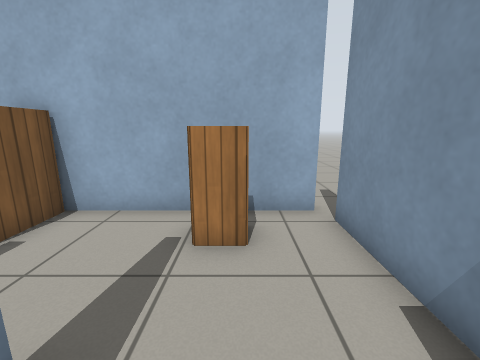
View 1 (above)

20 first-person views from a walk through a world built for the Gazebo simulator. The camera is 1 m above the floor, tilts 12° down and sees 90° across. The lines on the ground mark 1 m squares. The floor is counted in squares, 0.5 m on a side. Each view is taken from the middle of a square. On the plan, view 1 faces up. The plan holds only what a view shows up to about 15 squares ahead; the rest is blank. The place goes on beyond the plan. Gazebo's built-in surfaces are drawn with simple patterns.

View 2
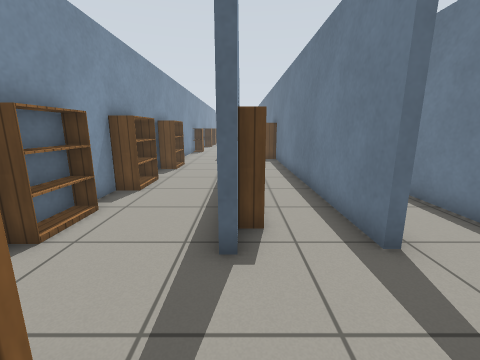

View 3
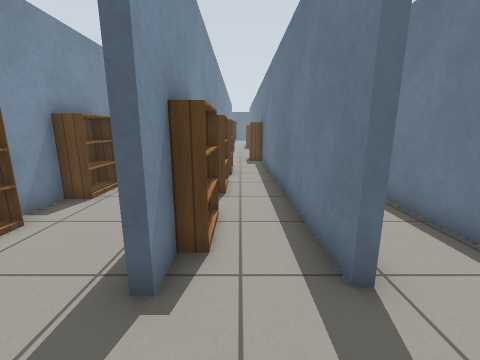

View 4
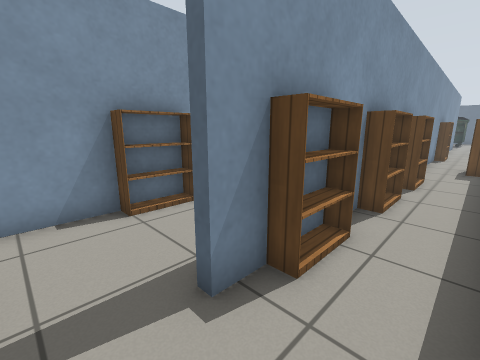

View 5
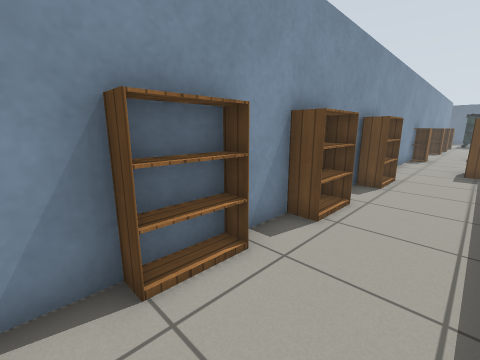

View 6
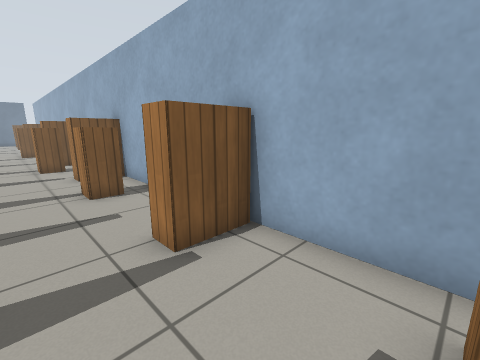

View 7
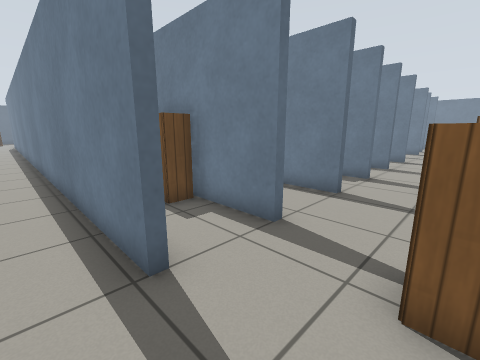

View 8
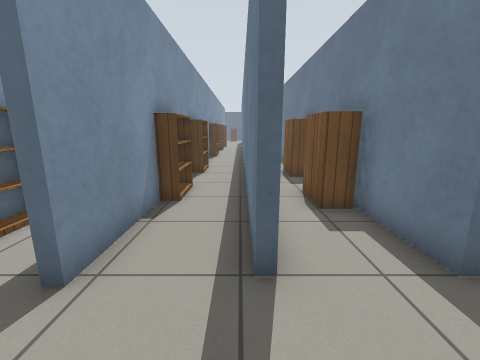

View 9
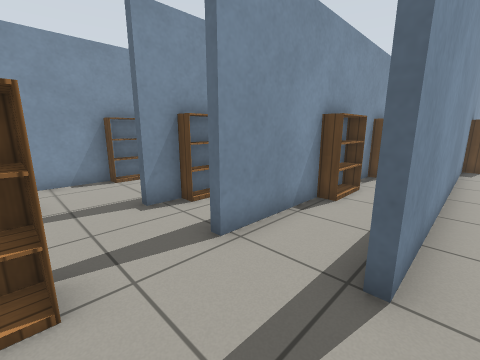

View 10
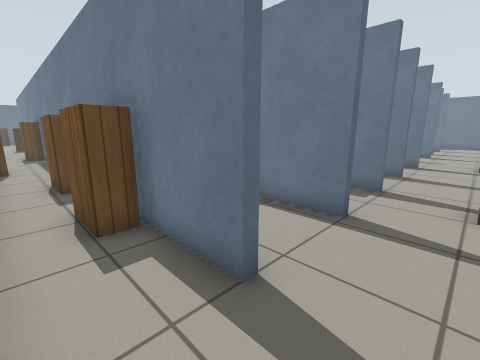

View 11
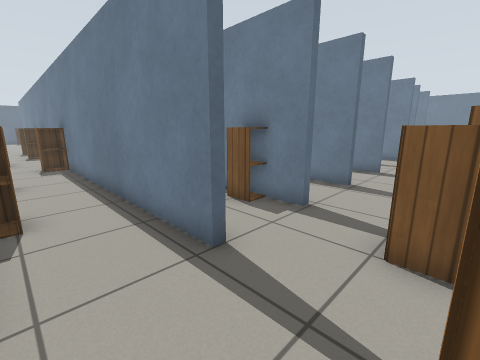

View 12
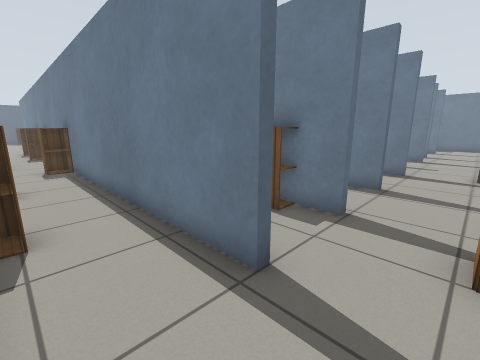

View 13
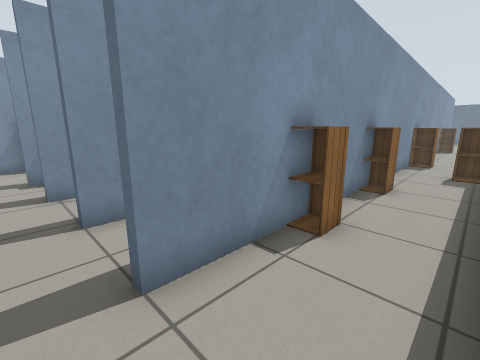

View 14
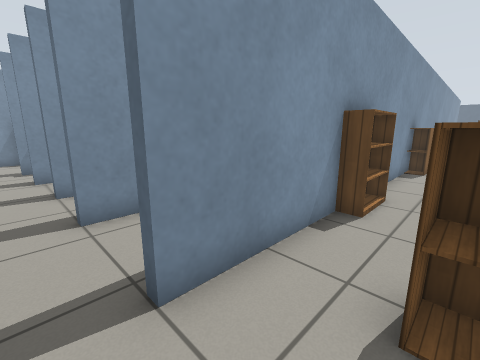

View 15
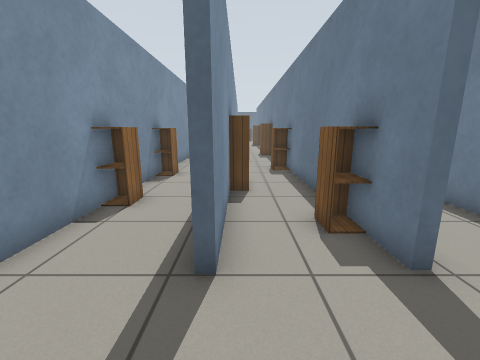

View 16
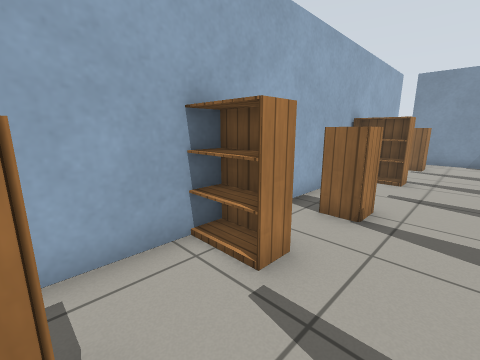

View 17
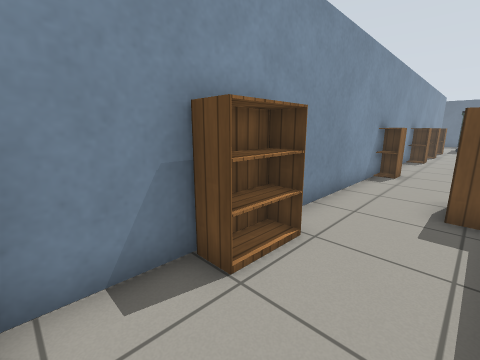

View 18
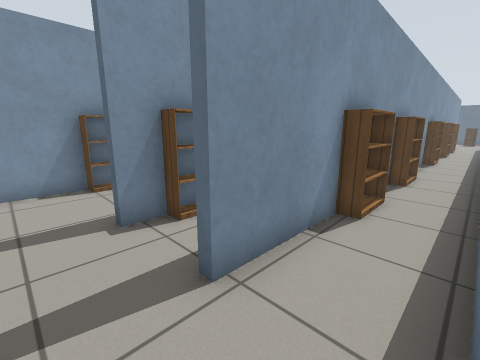

View 19
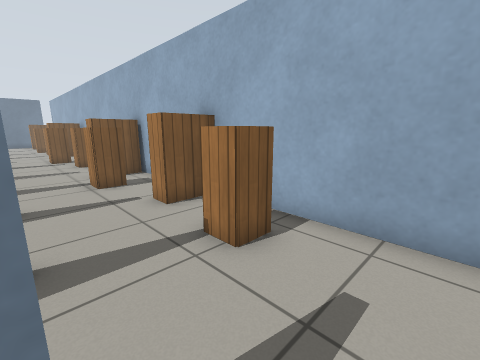

View 20
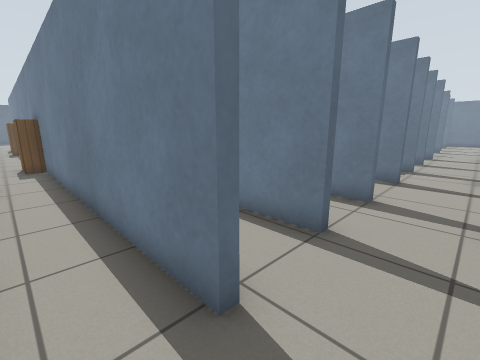

### Floor plan
Points are (right, up) in squares from view 1. A wall is a line through its corners. A room is listed if a view was taken in it or the views show most of it. See-through windows are left out.
Room 1 (views 1, 17)
walls: (-2, -6.4) (-2, -1.4); (-4.4, -13.4) (-4.4, -16.5); (-2, -16.4) (-2, -8.4); (-2, 0.5) (-2, 1.5); (-4.4, 1.4) (-4.4, -10.5); (2.1, -22.5) (2.1, 1.6)
ways out: opening at (-1, 1) to room 2; opening at (-3, -16); opening at (0.8, -23)
objects: bookshelf (-4, -13) to (-4, -11); bookshelf (-3, -8) to (-2, -7); bookshelf (-3, -5) to (-2, -4); bookshelf (-2, -18) to (-2, -17); bookshelf (-2, -1) to (-2, 0); bookshelf (-1, -13) to (-1, -12); cabinet (1, -17) to (2, -17); bookshelf (1, -9) to (2, -7); bookshelf (1, -4) to (2, -3); bookshelf (2, 0)
Room 2 (views 2, 3, 4, 5, 6, 20)
walls: (1.9, 5.7) (-5.5, 5.7); (2.1, 1.6) (2.1, 5.1)
ways out: opening at (-1, 1) to room 1; opening at (-4.5, 3.5) to room 3
objects: bookshelf (-5, 4) to (-4, 5); cabinet (-1, 4) to (0, 5)
Room 3 (views 7, 8, 9, 10, 18, 19)
walls: (-7.5, 1) (-7.2, 1) (-7.2, -6.4); (-4.7, -2.5) (-4.7, 1.4); (-5.5, 5.7) (-8.5, 5.7); (-4.7, -6.5) (-4.7, -4.4)
ways out: opening at (-4.5, 3.5) to room 2; opening at (-7.5, 3.5) to room 6; opening at (-6, -6) to room 7
objects: bookshelf (-5, -4) to (-5, -3)
Room 4 (views 11, 12, 13, 15)
walls: (-13.4, -11.4) (-13.4, -16.4); (-13.7, -17.4) (-13.7, -12.4); (-10.3, -17.4) (-10.3, 1.1); (-13.7, 1) (-13.4, 1) (-13.4, -9.5); (-10.5, 5.7) (-14.5, 5.7)
ways out: opening at (-13.5, 3.5) to room 5; opening at (-10, 3.5) to room 6
objects: cabinet (-14, -12) to (-14, -11); cabinet (-13, -11) to (-12, -10); bookshelf (-13, 4) to (-12, 5); cabinet (-11, -15) to (-11, -14); cabinet (-11, -7) to (-11, -6); cabinet (-11, -3) to (-11, -2)
Room 5 (views 14, 16)
walls: (-16.9, 1) (-16.5, 1) (-16.5, -3.5); (-14.5, 5.7) (-17.4, 5.7); (-13.7, -3.5) (-13.7, 1)
ways out: opening at (-13.5, 3.5) to room 4; opening at (-16.5, 3.5); opening at (-15, -3)
objects: bookshelf (-18, 4) to (-17, 5); cabinet (-16, -1) to (-16, 0); cabinet (-16, 3) to (-15, 4)
Room 6 (no view inside)
walls: (-7.5, -10.4) (-7.5, 1); (-10, 1.1) (-10, -17); (-7.5, -17.2) (-7.5, -13.4); (-8.5, 5.7) (-10.5, 5.7)
ways out: opening at (-7.5, 3.5) to room 3; opening at (-10, 3.5) to room 4
objects: bookshelf (-10, -19) to (-9, -17); bookshelf (-10, -8) to (-9, -6); cabinet (-10, 4) to (-9, 5); bookshelf (-9, -4) to (-9, -2); bookshelf (-8, -13) to (-8, -11)
Room 7 (no view inside)
walls: (-4.7, -13.4) (-4.7, -9.4); (-7.2, -6.4) (-7.2, -16.6)
ways out: opening at (-6, -6) to room 3
objects: bookshelf (-5, -16) to (-4, -14); bookshelf (-5, -9) to (-5, -7)

Positions as (right, up) in squares from view 1, and headings:
1: (0, 0), facing up
2: (-2, 5), facing down
3: (-3, 4), facing down
4: (-4, 3), facing down-right
5: (-1, 2), facing down-right
6: (-1, 2), facing up-left
7: (-6, 4), facing down-left
8: (-7, 4), facing down
9: (-8, 4), facing down-right
10: (-8, 3), facing down-left
11: (-11, 4), facing down-left
12: (-11, 3), facing down-left
13: (-13, 2), facing down-right
14: (-16, 2), facing down-right
15: (-14, 4), facing down
16: (-15, 2), facing up-right
17: (-1, -5), facing down-right
18: (-7, 3), facing down-right
19: (-6, 1), facing up-left
20: (-3, 3), facing down-left
